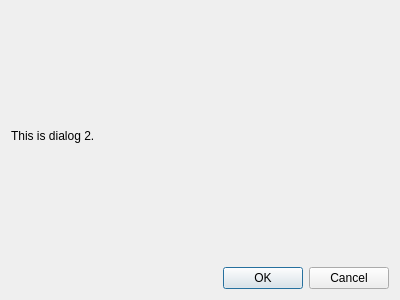
<?xml version="1.0" encoding="UTF-8"?>
<ui version="4.0">
 <class>Dialog2</class>
 <widget class="QDialog" name="Dialog2">
  <property name="geometry">
   <rect>
    <x>0</x>
    <y>0</y>
    <width>400</width>
    <height>300</height>
   </rect>
  </property>
  <property name="windowTitle">
   <string>Dialog</string>
  </property>
  <layout class="QVBoxLayout" name="verticalLayout">
   <item>
    <widget class="QLabel" name="label">
     <property name="text">
      <string>This is dialog 2.</string>
     </property>
    </widget>
   </item>
   <item>
    <widget class="QDialogButtonBox" name="buttonBox">
     <property name="orientation">
      <enum>Qt::Horizontal</enum>
     </property>
     <property name="standardButtons">
      <set>QDialogButtonBox::Cancel|QDialogButtonBox::Ok</set>
     </property>
    </widget>
   </item>
  </layout>
 </widget>
 <resources/>
 <connections>
  <connection>
   <sender>buttonBox</sender>
   <signal>accepted()</signal>
   <receiver>Dialog2</receiver>
   <slot>accept()</slot>
   <hints>
    <hint type="sourcelabel">
     <x>248</x>
     <y>254</y>
    </hint>
    <hint type="destinationlabel">
     <x>157</x>
     <y>274</y>
    </hint>
   </hints>
  </connection>
  <connection>
   <sender>buttonBox</sender>
   <signal>rejected()</signal>
   <receiver>Dialog2</receiver>
   <slot>reject()</slot>
   <hints>
    <hint type="sourcelabel">
     <x>316</x>
     <y>260</y>
    </hint>
    <hint type="destinationlabel">
     <x>286</x>
     <y>274</y>
    </hint>
   </hints>
  </connection>
 </connections>
</ui>
